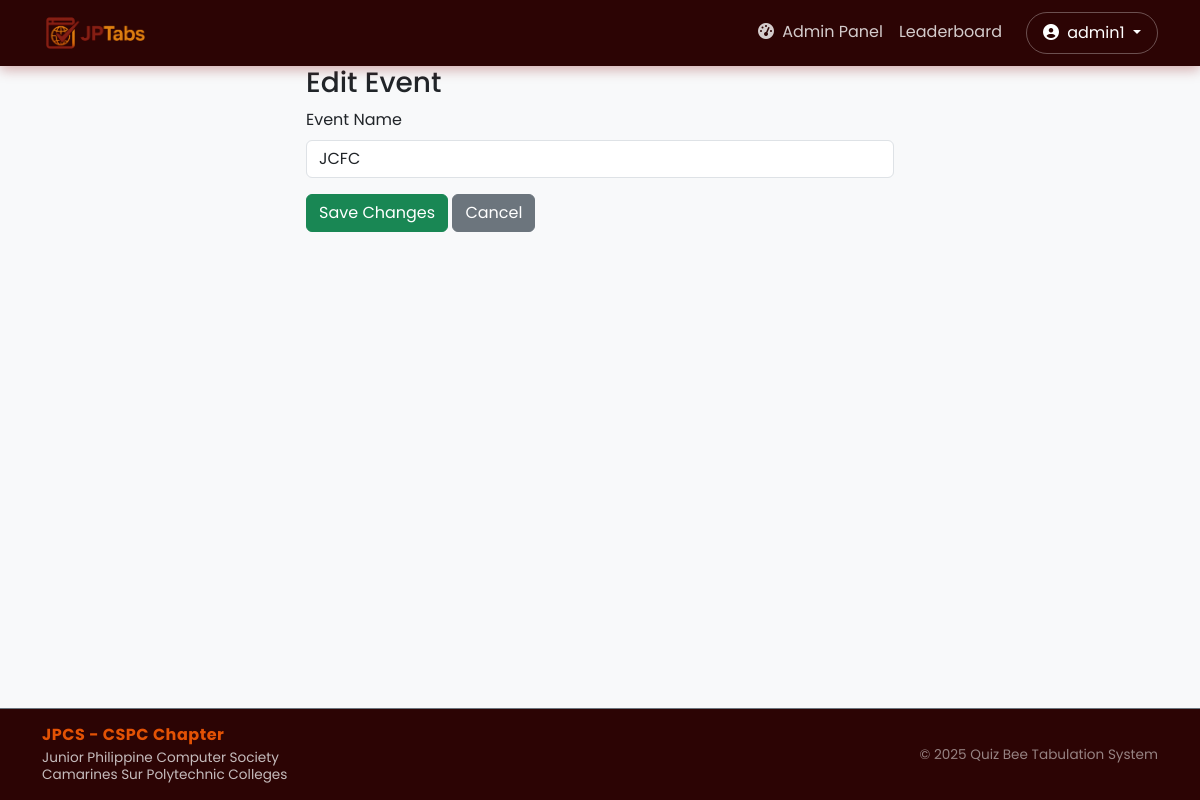
/admin/event/edit/1 (signed in), run on an earlier commit of the app's database.
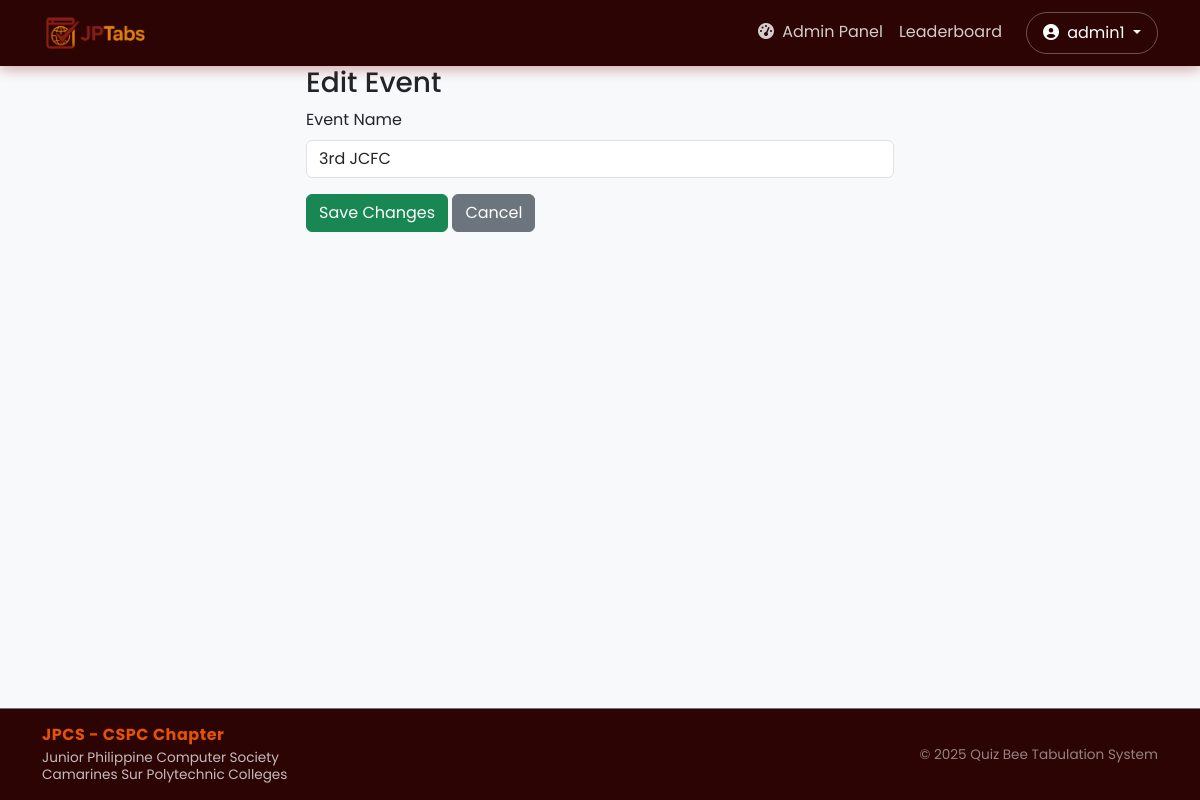
And on a later commit of the database.
### website/models.py (models this page shows)
class Event(db.Model):
    id = db.Column(db.Integer, primary_key=True)
    name = db.Column(db.String(150), nullable=False)
    is_active = db.Column(db.Boolean, default=False, index=True)
    scoring_type = db.Column(db.String(50), default='per_round')
    schools = db.relationship('School', backref='event', cascade='all, delete-orphan')
    rounds = db.relationship('Round', backref='event', cascade='all, delete-orphan')

### website/views.py (the view)
@views.route('/admin/event/edit/<int:event_id>', methods=['GET', 'POST'])
@login_required
def edit_event(event_id):
    if current_user.role != 'admin': return "Unauthorized", 403
    event = Event.query.get_or_404(event_id)
    if request.method == 'POST':
        event.name = request.form.get('name')
        db.session.commit()
        flash('Event updated.', category='success')
        return redirect(url_for('views.event_registration'))
    return render_template('admin/event_edit.html', event=event)

### website/__init__.py (called while the page is built)
def create_app():
    app = Flask(__name__)
    app.config['SECRET_KEY'] = 'kyle heineken lee'
    app.config['SQLALCHEMY_DATABASE_URI'] = f'sqlite:///{DB_NAME}'
    db.init_app(app)
    from .models import User
    from .views import views
    from .auth import auth
    app.register_blueprint(views, url_prefix='/')
    app.register_blueprint(auth, url_prefix='/')
    login_manager.init_app(app)
    @login_manager.user_loader
    def load_user(id):
        return User.query.get(int(id))
    return app

### website/templates/admin/event_edit.html (shortened to what this page needs)
{% extends "base.html" %}
{% block content %}
<div class="row justify-content-center">
    <div class="col-md-6">
        <h3>Edit Event</h3>
        <form method="POST">
            <div class="mb-3">
                <label class="form-label">Event Name</label>
                <input type="text" name="name" class="form-control" value="{{ event.name }}" required>
            </div>
            <button type="submit" class="btn btn-success">Save Changes</button>
            <a href="{{ url_for('views.event_registration') }}" class="btn btn-secondary">Cancel</a>
        </form>
    </div>
</div>
{% endblock %}

What changed in the data, as far as the page shows it:
changed Event: name "JCFC" → "3rd JCFC"
